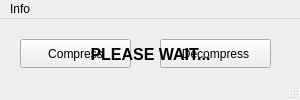
<?xml version="1.0" encoding="UTF-8"?>
<ui version="4.0">
 <class>MainWindow</class>
 <widget class="QMainWindow" name="MainWindow">
  <property name="geometry">
   <rect>
    <x>0</x>
    <y>0</y>
    <width>300</width>
    <height>100</height>
   </rect>
  </property>
  <property name="minimumSize">
   <size>
    <width>300</width>
    <height>100</height>
   </size>
  </property>
  <property name="maximumSize">
   <size>
    <width>300</width>
    <height>100</height>
   </size>
  </property>
  <property name="windowTitle">
   <string>LZ77 BY Wiktor Lewicki</string>
  </property>
  <widget class="QWidget" name="centralwidget">
   <widget class="QPushButton" name="CompressButton">
    <property name="geometry">
     <rect>
      <x>20</x>
      <y>20</y>
      <width>111</width>
      <height>29</height>
     </rect>
    </property>
    <property name="text">
     <string>Compress</string>
    </property>
   </widget>
   <widget class="QPushButton" name="DecompressButton">
    <property name="geometry">
     <rect>
      <x>160</x>
      <y>20</y>
      <width>111</width>
      <height>29</height>
     </rect>
    </property>
    <property name="minimumSize">
     <size>
      <width>0</width>
      <height>0</height>
     </size>
    </property>
    <property name="text">
     <string>Decompress</string>
    </property>
   </widget>
   <widget class="QLabel" name="label">
    <property name="geometry">
     <rect>
      <x>70</x>
      <y>20</y>
      <width>161</width>
      <height>31</height>
     </rect>
    </property>
    <property name="font">
     <font>
      <pointsize>12</pointsize>
      <bold>true</bold>
     </font>
    </property>
    <property name="layoutDirection">
     <enum>Qt::LayoutDirection::LeftToRight</enum>
    </property>
    <property name="text">
     <string>PLEASE WAIT...</string>
    </property>
    <property name="alignment">
     <set>Qt::AlignmentFlag::AlignCenter</set>
    </property>
   </widget>
  </widget>
  <widget class="QMenuBar" name="menubar">
   <property name="geometry">
    <rect>
     <x>0</x>
     <y>0</y>
     <width>300</width>
     <height>25</height>
    </rect>
   </property>
   <widget class="QMenu" name="menuInfo">
    <property name="title">
     <string>Info</string>
    </property>
    <addaction name="actionCreator"/>
   </widget>
   <addaction name="menuInfo"/>
  </widget>
  <widget class="QStatusBar" name="statusbar"/>
  <action name="actionCreator">
   <property name="text">
    <string>Creator</string>
   </property>
  </action>
 </widget>
 <resources/>
 <connections/>
</ui>
